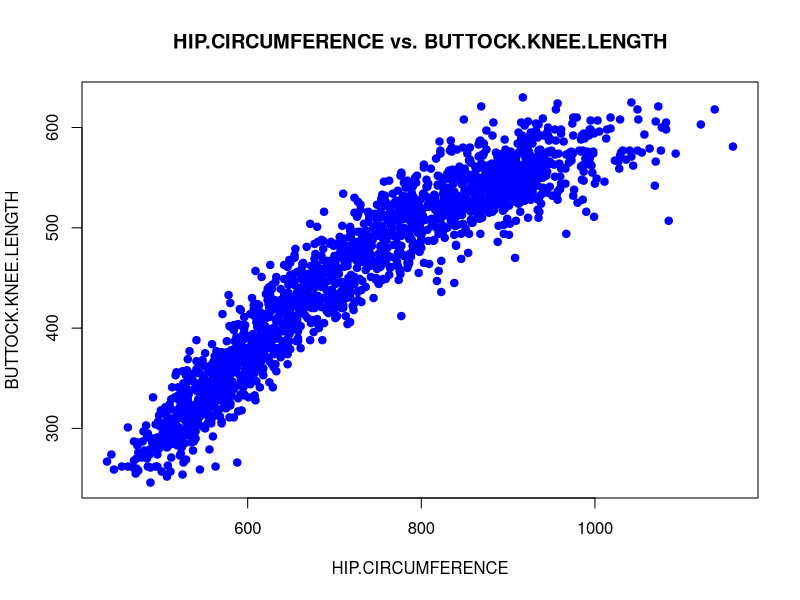

The R script that drew this image:
## ---- chunk 1
individuals <- read.table("individuals.csv", header = TRUE, sep = ";")

datos_femenino <- subset(individuals, SEX == 2 & HIP.CIRCUMFERENCE != 0 & BUTTOCK.KNEE.LENGTH!=0)

plot(datos_femenino$HIP.CIRCUMFERENCE, datos_femenino$BUTTOCK.KNEE.LENGTH,
     xlab = "HIP.CIRCUMFERENCE",
     ylab = "BUTTOCK.KNEE.LENGTH",
     main = "HIP.CIRCUMFERENCE vs. BUTTOCK.KNEE.LENGTH",
     pch = 19, col = "blue")
